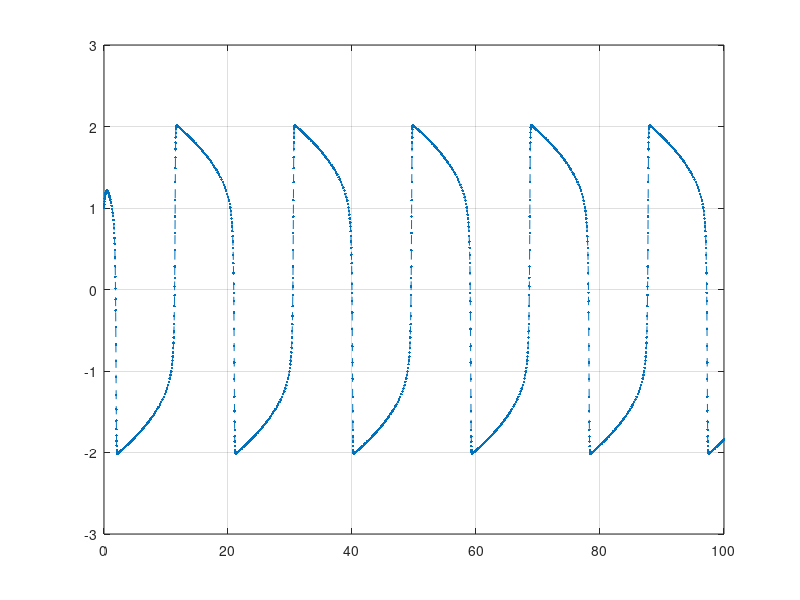

The MATLAB source for this figure:

mu=[0.1,1,10,100];
mu=10;
%y1=x y2=x'
y0=[1;1];
tspan=[0,100];
odefun=@(t,y)[y(2);mu*(1-y(1).^2).*y(2)-y(1)];

[tn,un]=ode23(odefun,tspan,y0);
figure(1); clf
plot(tn,un(:,1),'.--');
grid on
